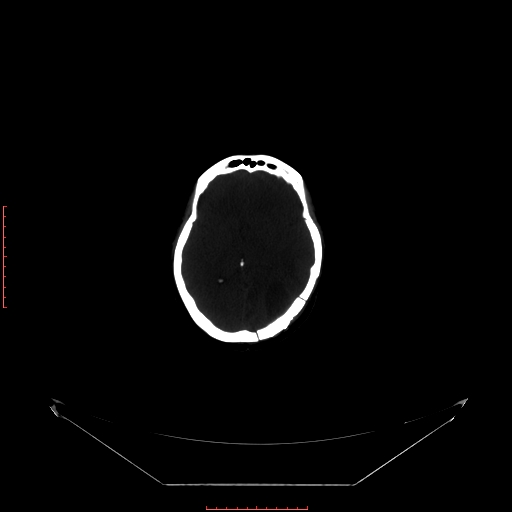
#> input picture ct_image.jpg, 512 x 512 px
$ python mycode.py
#> lines starting #> are read from the running program, lines starting #| are printed output that depends on the picture
import numpy as np
import cv2
import pywt

# Our methods
# [76 lines left out: functions convertToIntList, procrustes, not called in this run]


# Load CT Image
ct_image = cv2.imread('ct_image.jpg', 0)
#> ct_image: shape (512, 512); min 0, max 255, mean 6.6

#Load MRI Image
mri_image=cv2.imread('mri_image.jpg',0)
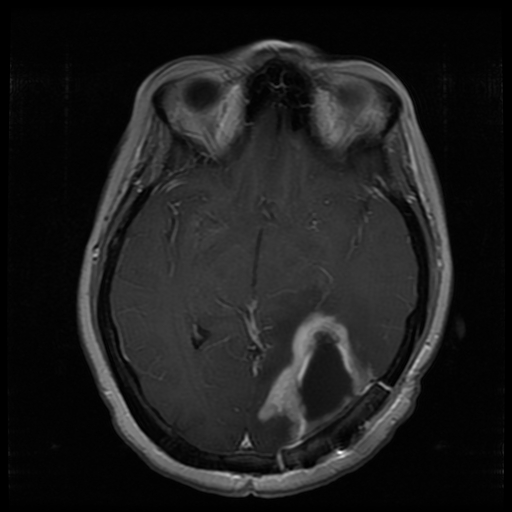
#> input picture mri_image.jpg, 512 x 512 px
#> mri_image is the input picture: shape (512, 512); min 0, max 255, mean 29.5
# Load MRI Registered Image
mri_registered = cv2.imread('mri_registered.jpg', 0)
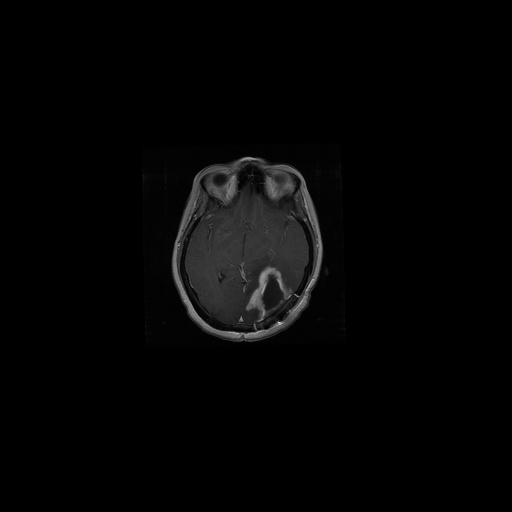
#> input picture mri_registered.jpg, 512 x 512 px
#> mri_registered is the input picture: shape (512, 512); min 0, max 215, mean 4.8

# Define corresponding points
#> (the run stopped early here; a loop or call above may not have finished)
